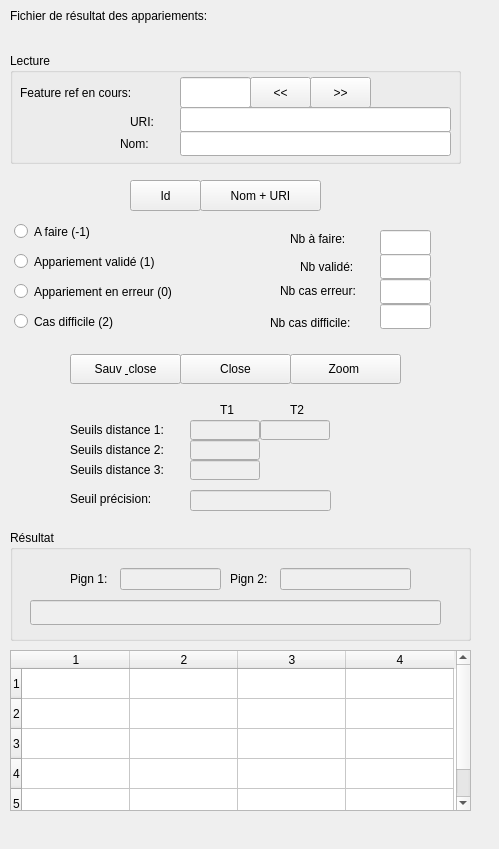
<?xml version="1.0" encoding="UTF-8"?>
<ui version="4.0">
 <class>DockWidget</class>
 <widget class="QDockWidget" name="DockWidget">
  <property name="geometry">
   <rect>
    <x>0</x>
    <y>0</y>
    <width>499</width>
    <height>849</height>
   </rect>
  </property>
  <property name="sizePolicy">
   <sizepolicy hsizetype="Preferred" vsizetype="Preferred">
    <horstretch>0</horstretch>
    <verstretch>150</verstretch>
   </sizepolicy>
  </property>
  <property name="windowTitle">
   <string>Validation des résultats d'appariement</string>
  </property>
  <widget class="QWidget" name="dockWidgetContents">
   <widget class="QPushButton" name="btFermer">
    <property name="geometry">
     <rect>
      <x>180</x>
      <y>354</y>
      <width>111</width>
      <height>30</height>
     </rect>
    </property>
    <property name="toolTip">
     <string>Fermer le plugin</string>
    </property>
    <property name="text">
     <string>Close</string>
    </property>
    <property name="icon">
     <iconset>
      <normaloff>:/plugins/VisuValideMultiCriteriaMatching/img/close.png</normaloff>:/plugins/VisuValideMultiCriteriaMatching/img/close.png</iconset>
    </property>
    <property name="iconSize">
     <size>
      <width>18</width>
      <height>18</height>
     </size>
    </property>
   </widget>
   <widget class="QGroupBox" name="label_grille">
    <property name="geometry">
     <rect>
      <x>10</x>
      <y>53</y>
      <width>451</width>
      <height>111</height>
     </rect>
    </property>
    <property name="title">
     <string>Lecture</string>
    </property>
    <widget class="QPushButton" name="btSuiv">
     <property name="geometry">
      <rect>
       <x>300</x>
       <y>24</y>
       <width>61</width>
       <height>31</height>
      </rect>
     </property>
     <property name="text">
      <string>&gt;&gt;</string>
     </property>
    </widget>
    <widget class="QPushButton" name="btPrec">
     <property name="geometry">
      <rect>
       <x>240</x>
       <y>24</y>
       <width>61</width>
       <height>31</height>
      </rect>
     </property>
     <property name="text">
      <string>&lt;&lt;</string>
     </property>
    </widget>
    <widget class="QLineEdit" name="currentId">
     <property name="geometry">
      <rect>
       <x>170</x>
       <y>24</y>
       <width>71</width>
       <height>31</height>
      </rect>
     </property>
    </widget>
    <widget class="QLabel" name="label_cell_encours">
     <property name="geometry">
      <rect>
       <x>10</x>
       <y>30</y>
       <width>151</width>
       <height>20</height>
      </rect>
     </property>
     <property name="text">
      <string>Feature ref en cours:</string>
     </property>
    </widget>
    <widget class="QLabel" name="label_7">
     <property name="geometry">
      <rect>
       <x>120</x>
       <y>60</y>
       <width>41</width>
       <height>17</height>
      </rect>
     </property>
     <property name="text">
      <string>URI:</string>
     </property>
    </widget>
    <widget class="QLabel" name="label_10">
     <property name="geometry">
      <rect>
       <x>110</x>
       <y>82</y>
       <width>41</width>
       <height>17</height>
      </rect>
     </property>
     <property name="text">
      <string>Nom:</string>
     </property>
    </widget>
    <widget class="QLineEdit" name="fieldREFUri">
     <property name="geometry">
      <rect>
       <x>170</x>
       <y>54</y>
       <width>271</width>
       <height>25</height>
      </rect>
     </property>
    </widget>
   </widget>
   <widget class="QPushButton" name="btZoomGrille">
    <property name="geometry">
     <rect>
      <x>290</x>
      <y>354</y>
      <width>111</width>
      <height>30</height>
     </rect>
    </property>
    <property name="text">
     <string>Zoom </string>
    </property>
   </widget>
   <widget class="QTableWidget" name="tableCoordFeu">
    <property name="geometry">
     <rect>
      <x>10</x>
      <y>650</y>
      <width>461</width>
      <height>161</height>
     </rect>
    </property>
    <property name="rowCount">
     <number>5</number>
    </property>
    <property name="columnCount">
     <number>4</number>
    </property>
    <attribute name="horizontalHeaderMinimumSectionSize">
     <number>30</number>
    </attribute>
    <attribute name="horizontalHeaderDefaultSectionSize">
     <number>108</number>
    </attribute>
    <attribute name="verticalHeaderMinimumSectionSize">
     <number>15</number>
    </attribute>
    <attribute name="verticalHeaderDefaultSectionSize">
     <number>30</number>
    </attribute>
    <row/>
    <row/>
    <row/>
    <row/>
    <row/>
    <column/>
    <column/>
    <column/>
    <column/>
   </widget>
   <widget class="QgsFileWidget" name="fileResultat">
    <property name="geometry">
     <rect>
      <x>20</x>
      <y>25</y>
      <width>441</width>
      <height>27</height>
     </rect>
    </property>
   </widget>
   <widget class="QLabel" name="label_importer">
    <property name="geometry">
     <rect>
      <x>10</x>
      <y>8</y>
      <width>251</width>
      <height>16</height>
     </rect>
    </property>
    <property name="text">
     <string>Fichier de résultat des appariements:</string>
    </property>
   </widget>
   <widget class="QLabel" name="labelSeuil1">
    <property name="geometry">
     <rect>
      <x>70</x>
      <y>420</y>
      <width>111</width>
      <height>20</height>
     </rect>
    </property>
    <property name="text">
     <string>Seuils distance 1:</string>
    </property>
   </widget>
   <widget class="QLineEdit" name="D1_T1">
    <property name="enabled">
     <bool>false</bool>
    </property>
    <property name="geometry">
     <rect>
      <x>190</x>
      <y>420</y>
      <width>70</width>
      <height>20</height>
     </rect>
    </property>
    <property name="text">
     <string/>
    </property>
   </widget>
   <widget class="QLineEdit" name="D1_T2">
    <property name="enabled">
     <bool>false</bool>
    </property>
    <property name="geometry">
     <rect>
      <x>260</x>
      <y>420</y>
      <width>70</width>
      <height>20</height>
     </rect>
    </property>
    <property name="text">
     <string/>
    </property>
   </widget>
   <widget class="QLabel" name="labelSeuil2">
    <property name="geometry">
     <rect>
      <x>70</x>
      <y>440</y>
      <width>111</width>
      <height>20</height>
     </rect>
    </property>
    <property name="text">
     <string>Seuils distance 2:</string>
    </property>
   </widget>
   <widget class="QLabel" name="labelSeuil3">
    <property name="enabled">
     <bool>true</bool>
    </property>
    <property name="geometry">
     <rect>
      <x>70</x>
      <y>460</y>
      <width>111</width>
      <height>20</height>
     </rect>
    </property>
    <property name="text">
     <string>Seuils distance 3:</string>
    </property>
   </widget>
   <widget class="QLineEdit" name="D2_T1">
    <property name="enabled">
     <bool>false</bool>
    </property>
    <property name="geometry">
     <rect>
      <x>190</x>
      <y>440</y>
      <width>70</width>
      <height>20</height>
     </rect>
    </property>
    <property name="text">
     <string/>
    </property>
   </widget>
   <widget class="QLineEdit" name="D3_T1">
    <property name="enabled">
     <bool>false</bool>
    </property>
    <property name="geometry">
     <rect>
      <x>190</x>
      <y>460</y>
      <width>70</width>
      <height>20</height>
     </rect>
    </property>
    <property name="text">
     <string/>
    </property>
   </widget>
   <widget class="QLabel" name="label_8">
    <property name="geometry">
     <rect>
      <x>220</x>
      <y>400</y>
      <width>21</width>
      <height>20</height>
     </rect>
    </property>
    <property name="text">
     <string>T1</string>
    </property>
   </widget>
   <widget class="QLabel" name="label_9">
    <property name="geometry">
     <rect>
      <x>290</x>
      <y>400</y>
      <width>21</width>
      <height>20</height>
     </rect>
    </property>
    <property name="text">
     <string>T2</string>
    </property>
   </widget>
   <widget class="QGroupBox" name="groupBox">
    <property name="geometry">
     <rect>
      <x>10</x>
      <y>530</y>
      <width>461</width>
      <height>111</height>
     </rect>
    </property>
    <property name="title">
     <string>Résultat</string>
    </property>
    <widget class="QLabel" name="label">
     <property name="geometry">
      <rect>
       <x>60</x>
       <y>38</y>
       <width>53</width>
       <height>21</height>
      </rect>
     </property>
     <property name="text">
      <string>Pign 1:</string>
     </property>
    </widget>
    <widget class="QLineEdit" name="pign1">
     <property name="enabled">
      <bool>false</bool>
     </property>
     <property name="geometry">
      <rect>
       <x>110</x>
       <y>38</y>
       <width>101</width>
       <height>22</height>
      </rect>
     </property>
    </widget>
    <widget class="QLabel" name="label_2">
     <property name="geometry">
      <rect>
       <x>220</x>
       <y>38</y>
       <width>53</width>
       <height>21</height>
      </rect>
     </property>
     <property name="text">
      <string>Pign 2:</string>
     </property>
    </widget>
    <widget class="QLineEdit" name="pign2">
     <property name="enabled">
      <bool>false</bool>
     </property>
     <property name="geometry">
      <rect>
       <x>270</x>
       <y>38</y>
       <width>131</width>
       <height>22</height>
      </rect>
     </property>
    </widget>
    <widget class="QLineEdit" name="labelResultat">
     <property name="enabled">
      <bool>false</bool>
     </property>
     <property name="geometry">
      <rect>
       <x>20</x>
       <y>70</y>
       <width>411</width>
       <height>25</height>
      </rect>
     </property>
    </widget>
   </widget>
   <widget class="QLabel" name="label_3">
    <property name="geometry">
     <rect>
      <x>70</x>
      <y>490</y>
      <width>111</width>
      <height>17</height>
     </rect>
    </property>
    <property name="text">
     <string>Seuil précision:</string>
    </property>
   </widget>
   <widget class="QLineEdit" name="seuilP">
    <property name="enabled">
     <bool>false</bool>
    </property>
    <property name="geometry">
     <rect>
      <x>190</x>
      <y>490</y>
      <width>141</width>
      <height>21</height>
     </rect>
    </property>
   </widget>
   <widget class="QLabel" name="label_4">
    <property name="geometry">
     <rect>
      <x>300</x>
      <y>256</y>
      <width>81</width>
      <height>21</height>
     </rect>
    </property>
    <property name="text">
     <string>Nb validé:</string>
    </property>
   </widget>
   <widget class="QLabel" name="label_5">
    <property name="geometry">
     <rect>
      <x>270</x>
      <y>314</y>
      <width>111</width>
      <height>17</height>
     </rect>
    </property>
    <property name="text">
     <string>Nb cas difficile:</string>
    </property>
   </widget>
   <widget class="QLineEdit" name="fieldNbValidation">
    <property name="geometry">
     <rect>
      <x>380</x>
      <y>254</y>
      <width>51</width>
      <height>25</height>
     </rect>
    </property>
   </widget>
   <widget class="QLineEdit" name="fieldNbValidationProbleme">
    <property name="geometry">
     <rect>
      <x>380</x>
      <y>304</y>
      <width>51</width>
      <height>25</height>
     </rect>
    </property>
   </widget>
   <widget class="QRadioButton" name="rbTODO">
    <property name="geometry">
     <rect>
      <x>14</x>
      <y>220</y>
      <width>112</width>
      <height>23</height>
     </rect>
    </property>
    <property name="text">
     <string>A faire (-1)</string>
    </property>
   </widget>
   <widget class="QRadioButton" name="rbVALIDE">
    <property name="geometry">
     <rect>
      <x>14</x>
      <y>250</y>
      <width>191</width>
      <height>23</height>
     </rect>
    </property>
    <property name="text">
     <string>Appariement validé (1)</string>
    </property>
   </widget>
   <widget class="QRadioButton" name="rbERREUR">
    <property name="geometry">
     <rect>
      <x>14</x>
      <y>280</y>
      <width>201</width>
      <height>23</height>
     </rect>
    </property>
    <property name="text">
     <string>Appariement en erreur (0)</string>
    </property>
   </widget>
   <widget class="QRadioButton" name="rbINDECIS">
    <property name="geometry">
     <rect>
      <x>14</x>
      <y>310</y>
      <width>131</width>
      <height>23</height>
     </rect>
    </property>
    <property name="text">
     <string>Cas difficile (2)</string>
    </property>
   </widget>
   <widget class="QPushButton" name="btNom">
    <property name="geometry">
     <rect>
      <x>200</x>
      <y>180</y>
      <width>121</width>
      <height>31</height>
     </rect>
    </property>
    <property name="text">
     <string>Nom + URI</string>
    </property>
   </widget>
   <widget class="QPushButton" name="btID">
    <property name="geometry">
     <rect>
      <x>130</x>
      <y>180</y>
      <width>71</width>
      <height>31</height>
     </rect>
    </property>
    <property name="text">
     <string>Id</string>
    </property>
   </widget>
   <widget class="QPushButton" name="btSauvegarderFermer">
    <property name="geometry">
     <rect>
      <x>70</x>
      <y>354</y>
      <width>111</width>
      <height>30</height>
     </rect>
    </property>
    <property name="toolTip">
     <string>Fermer le plugin</string>
    </property>
    <property name="text">
     <string>Sauv &amp; close</string>
    </property>
    <property name="icon">
     <iconset>
      <normaloff>:/plugins/VisuValideMultiCriteriaMatching/img/close.png</normaloff>:/plugins/VisuValideMultiCriteriaMatching/img/close.png</iconset>
    </property>
    <property name="iconSize">
     <size>
      <width>18</width>
      <height>18</height>
     </size>
    </property>
   </widget>
   <widget class="QLabel" name="label_6">
    <property name="geometry">
     <rect>
      <x>280</x>
      <y>281</y>
      <width>101</width>
      <height>20</height>
     </rect>
    </property>
    <property name="text">
     <string>Nb cas erreur:</string>
    </property>
   </widget>
   <widget class="QLineEdit" name="fieldNbErreur">
    <property name="geometry">
     <rect>
      <x>380</x>
      <y>279</y>
      <width>51</width>
      <height>25</height>
     </rect>
    </property>
   </widget>
   <widget class="QLineEdit" name="fieldREFNom">
    <property name="geometry">
     <rect>
      <x>180</x>
      <y>131</y>
      <width>271</width>
      <height>25</height>
     </rect>
    </property>
   </widget>
   <widget class="QLabel" name="label_11">
    <property name="geometry">
     <rect>
      <x>290</x>
      <y>228</y>
      <width>91</width>
      <height>21</height>
     </rect>
    </property>
    <property name="text">
     <string>Nb à faire:</string>
    </property>
   </widget>
   <widget class="QLineEdit" name="fieldNbTODO">
    <property name="geometry">
     <rect>
      <x>380</x>
      <y>230</y>
      <width>51</width>
      <height>25</height>
     </rect>
    </property>
   </widget>
   <zorder>label_grille</zorder>
   <zorder>btFermer</zorder>
   <zorder>btZoomGrille</zorder>
   <zorder>tableCoordFeu</zorder>
   <zorder>fileResultat</zorder>
   <zorder>label_importer</zorder>
   <zorder>labelSeuil1</zorder>
   <zorder>D1_T1</zorder>
   <zorder>D1_T2</zorder>
   <zorder>labelSeuil2</zorder>
   <zorder>labelSeuil3</zorder>
   <zorder>D2_T1</zorder>
   <zorder>D3_T1</zorder>
   <zorder>label_8</zorder>
   <zorder>label_9</zorder>
   <zorder>groupBox</zorder>
   <zorder>label_3</zorder>
   <zorder>seuilP</zorder>
   <zorder>label_4</zorder>
   <zorder>label_5</zorder>
   <zorder>fieldNbValidation</zorder>
   <zorder>fieldNbValidationProbleme</zorder>
   <zorder>rbTODO</zorder>
   <zorder>rbVALIDE</zorder>
   <zorder>rbERREUR</zorder>
   <zorder>rbINDECIS</zorder>
   <zorder>btNom</zorder>
   <zorder>btID</zorder>
   <zorder>btSauvegarderFermer</zorder>
   <zorder>label_6</zorder>
   <zorder>fieldNbErreur</zorder>
   <zorder>fieldREFNom</zorder>
   <zorder>label_11</zorder>
   <zorder>fieldNbTODO</zorder>
  </widget>
 </widget>
 <customwidgets>
  <customwidget>
   <class>QgsFileWidget</class>
   <extends>QWidget</extends>
   <header>qgsfilewidget.h</header>
  </customwidget>
 </customwidgets>
 <resources/>
 <connections/>
</ui>
